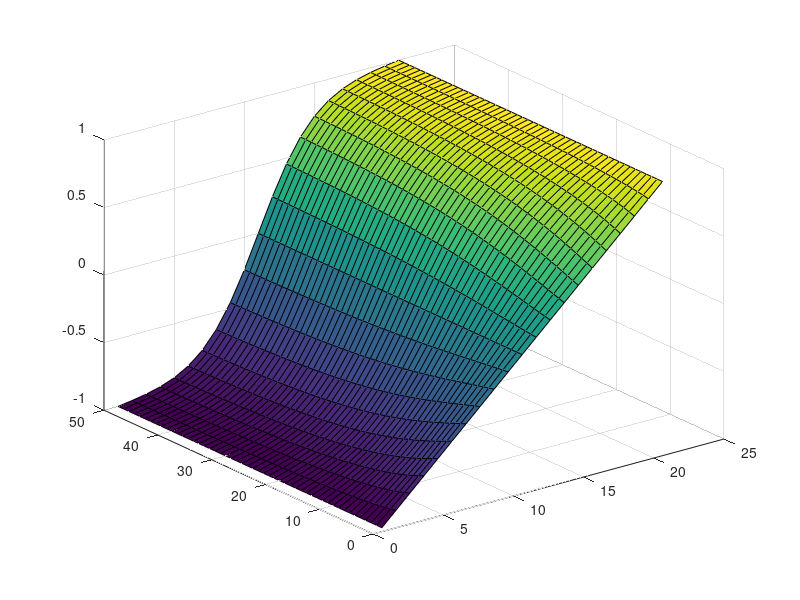

Write MATLAB code to recreate this figure.
%The basis of the FTCS method:
%Find The number of time steps, number of space steps, delta t and delta x
%Then use the boundary conditions to find U(0,0) & U(0,N)
%Then use the intial conditino to find U(1,j)
%Then repeat these steps for all the other time steps

boundarycondition_x_1 = -1; %set up our boundary conditions for x values
boundarycondition_x_2 = 1;
number_of_timesteps=50 ;%time steps 
N=20; %to account for matlab it's N-1 really
deltax = 1/20; %set up the spacings for delta x and delta t
deltat = 0.001;
r = deltat / ((deltax)^2); %pre-calculate r
M = ones(number_of_timesteps,N+1); %set up a 50x20 array of ones to store our solutions
for i=1:number_of_timesteps %places our 1st initial condition for x in the first column
    M(i,1) = boundarycondition_x_1 ; 
end
    
for i=1:number_of_timesteps %places our final boundary conditions for x in the final column
    M(i,N+1) = boundarycondition_x_2 ;
end

%calculate the first row of our matrix by using the formula given
for i = 1:N-1 
    M(1,i+1) = 2*deltax*i-1 ; 
end

%now for the piece de resistance, we then use our formula
%which is the PDE for iterating to calculate the rest of the terms in
%the matrix. 
for k=1:number_of_timesteps-1 %TIME STEP: we start at 1 and end with the number of timestamps -1
     for i=2:N  %SPACE STEP: noting that we start at 2 as we already have the first one complete
           M(k+1,i) = M(k,i)+ r*(M(k,i-1)-2*M(k,i)+M(k,i+1))+deltat*50*M(k,i)*(1-(M(k,i)^2));
     end
end
%Now we have our M matrix with all of our nice approximations for U in it.
%Please note that the columns are the x spacings and the rows are the time
%spacings.
surf(M) %creates a 3D surface of the Matrix M
%NOTE: my labelled version of the surface can be found uploaded to SL



